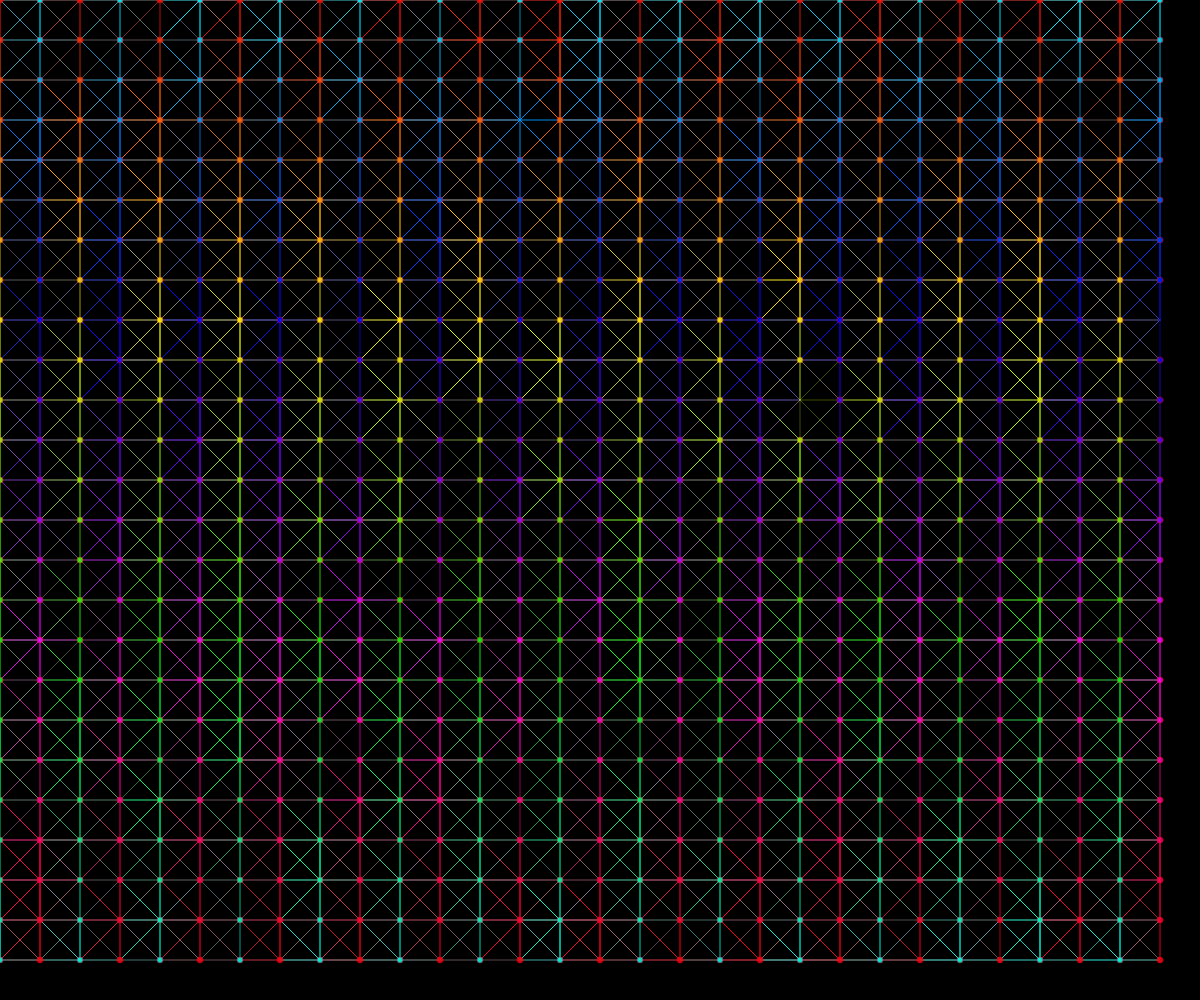
Frame 1 (no input)
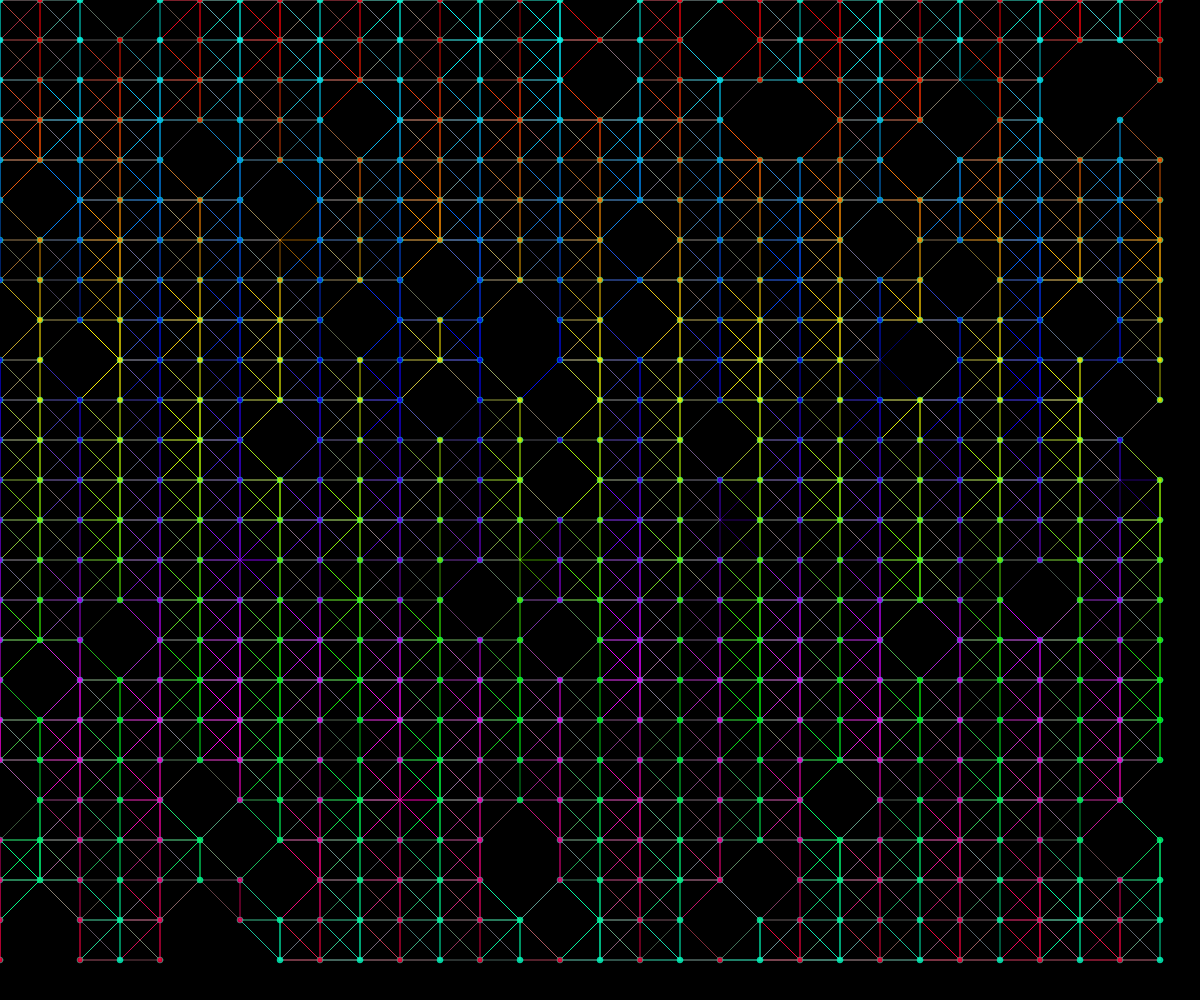
Frame 60 (no input)
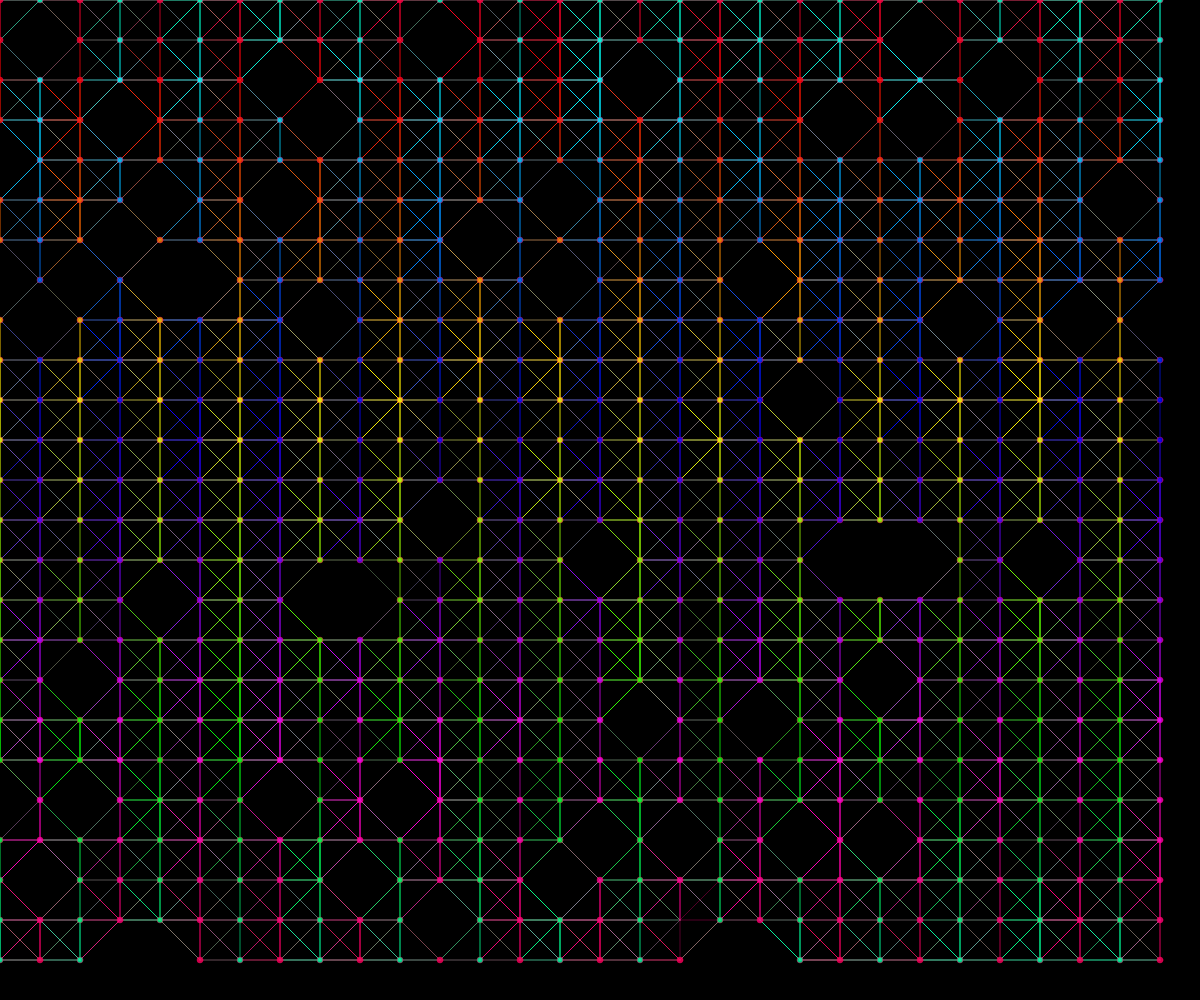
Frame 120 (the mouse pressed at the canvas centre since frame 60)

The p5.js sketch that drew these frames (run headless with seeded random() and noise() and a simulated clock; from frame 60 on, the mouse is pressed at the canvas centre):

// p5.js sketch
// ── sketch.js
let lines = [];
let hueShift = 0;

function setup() {
  createCanvas(windowWidth, windowHeight);
  noStroke();
  colorMode(HSB, 100);
  
  // Create a lattice of points
  const spacing = 40;
  for (let x = 0; x < width; x += spacing) {
    for (let y = 0; y < height; y += spacing) {
      lines.push({
        x: x,
        y: y,
        connections: [],
        opacity: random(0.3, 1),
        active: true
      });
    }
  }

  // Connect each point to its neighbors
  for (let i = 0; i < lines.length; i++) {
    const p1 = lines[i];
    for (let j = i + 1; j < lines.length; j++) {
      const p2 = lines[j];
      const d = dist(p1.x, p1.y, p2.x, p2.y);
      
      // Connect if close enough
      if (d < spacing * 1.5) {
        p1.connections.push(j);
        p2.connections.push(i);
      }
    }
  }
}

function draw() {
  background(0);
  
  // Shift hue over time for color pulse
  hueShift = (hueShift + 0.3) % 100;
  
  // Draw connections with fading effect
  for (let i = 0; i < lines.length; i++) {
    const p1 = lines[i];
    
    if (!p1.active) continue;
    
    // Randomly deactivate some lines occasionally
    if (random() < 0.005) {
      p1.active = false;
      setTimeout(() => { p1.active = true; }, random(500, 2000));
    }
    
    for (let j = 0; j < p1.connections.length; j++) {
      const idx = p1.connections[j];
      const p2 = lines[idx];
      
      if (!p2.active) continue;
      
      // Draw line with dynamic color and opacity
      const c = color((hueShift + frameCount * 0.5 + i * 2) % 100, 100, 100, p1.opacity * 100);
      stroke(c);
      line(p1.x, p1.y, p2.x, p2.y);
    }
  }
  
  // Draw points with subtle glow
  for (let i = 0; i < lines.length; i++) {
    const p = lines[i];
    if (!p.active) continue;
    
    const c = color((hueShift + frameCount * 0.5 + i * 2) % 100, 100, 100, 80);
    fill(c);
    ellipse(p.x, p.y, 6, 6);
  }
}

function windowResized() {
  resizeCanvas(windowWidth, windowHeight);
}
